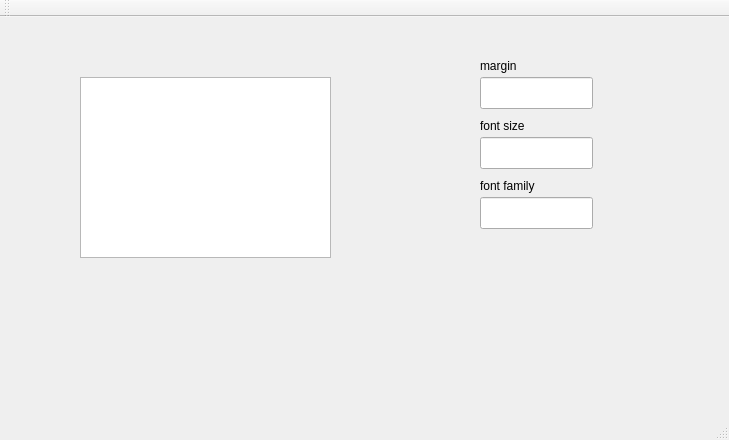
<?xml version="1.0" encoding="UTF-8"?>
<ui version="4.0">
 <class>MainWindow</class>
 <widget class="QMainWindow" name="MainWindow">
  <property name="geometry">
   <rect>
    <x>0</x>
    <y>0</y>
    <width>729</width>
    <height>440</height>
   </rect>
  </property>
  <property name="windowTitle">
   <string>MainWindow</string>
  </property>
  <widget class="QWidget" name="centralWidget">
   <widget class="QTextEdit" name="textEdit">
    <property name="geometry">
     <rect>
      <x>80</x>
      <y>60</y>
      <width>251</width>
      <height>181</height>
     </rect>
    </property>
   </widget>
   <widget class="QLineEdit" name="lineEdit">
    <property name="geometry">
     <rect>
      <x>480</x>
      <y>60</y>
      <width>113</width>
      <height>32</height>
     </rect>
    </property>
   </widget>
   <widget class="QLineEdit" name="lineEdit_2">
    <property name="geometry">
     <rect>
      <x>480</x>
      <y>120</y>
      <width>113</width>
      <height>32</height>
     </rect>
    </property>
   </widget>
   <widget class="QLineEdit" name="lineEdit_3">
    <property name="geometry">
     <rect>
      <x>480</x>
      <y>180</y>
      <width>113</width>
      <height>32</height>
     </rect>
    </property>
   </widget>
   <widget class="QLabel" name="label">
    <property name="geometry">
     <rect>
      <x>80</x>
      <y>260</y>
      <width>58</width>
      <height>18</height>
     </rect>
    </property>
    <property name="text">
     <string/>
    </property>
   </widget>
   <widget class="QLabel" name="label_2">
    <property name="geometry">
     <rect>
      <x>480</x>
      <y>40</y>
      <width>58</width>
      <height>18</height>
     </rect>
    </property>
    <property name="text">
     <string>margin</string>
    </property>
   </widget>
   <widget class="QLabel" name="label_3">
    <property name="geometry">
     <rect>
      <x>480</x>
      <y>100</y>
      <width>58</width>
      <height>18</height>
     </rect>
    </property>
    <property name="text">
     <string>font size</string>
    </property>
   </widget>
   <widget class="QLabel" name="label_4">
    <property name="geometry">
     <rect>
      <x>480</x>
      <y>160</y>
      <width>58</width>
      <height>18</height>
     </rect>
    </property>
    <property name="text">
     <string>font family</string>
    </property>
   </widget>
  </widget>
  <widget class="QMenuBar" name="menuBar">
   <property name="geometry">
    <rect>
     <x>0</x>
     <y>0</y>
     <width>729</width>
     <height>30</height>
    </rect>
   </property>
  </widget>
  <widget class="QToolBar" name="mainToolBar">
   <attribute name="toolBarArea">
    <enum>TopToolBarArea</enum>
   </attribute>
   <attribute name="toolBarBreak">
    <bool>false</bool>
   </attribute>
  </widget>
  <widget class="QStatusBar" name="statusBar"/>
 </widget>
 <layoutdefault spacing="6" margin="11"/>
 <resources/>
 <connections/>
</ui>
